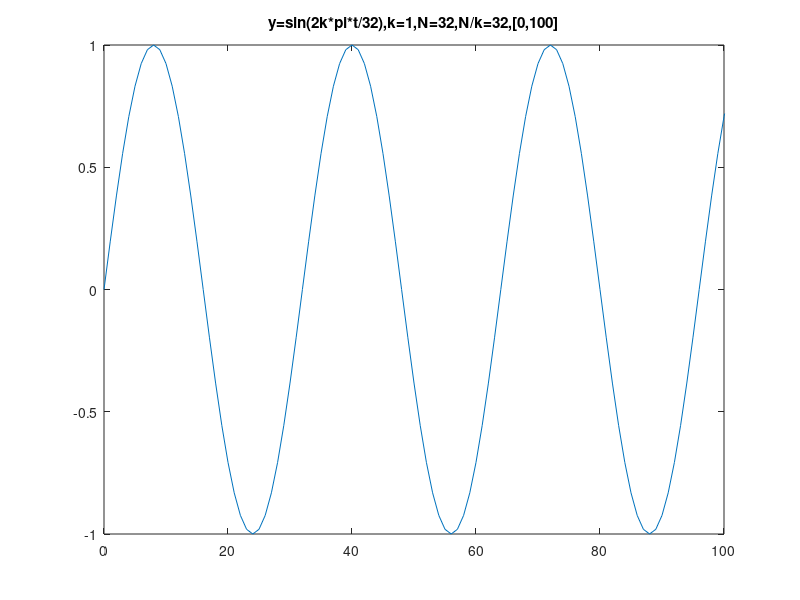
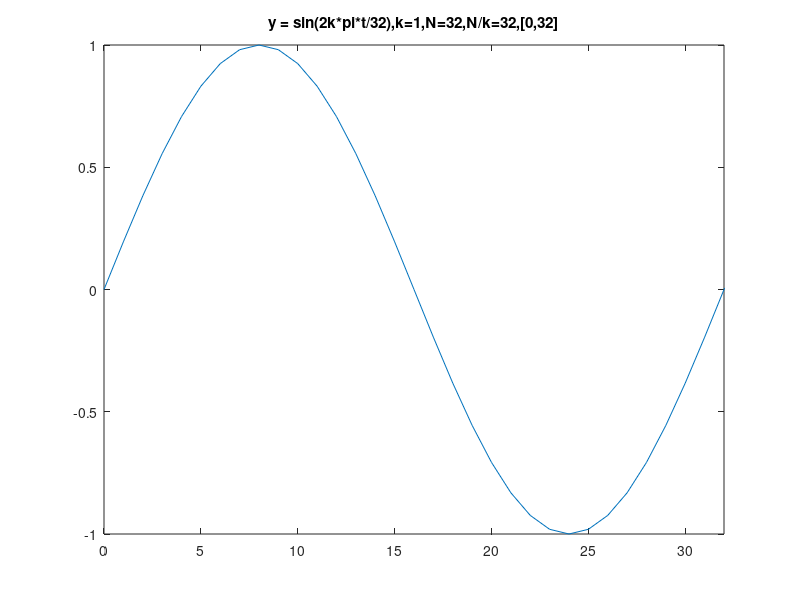
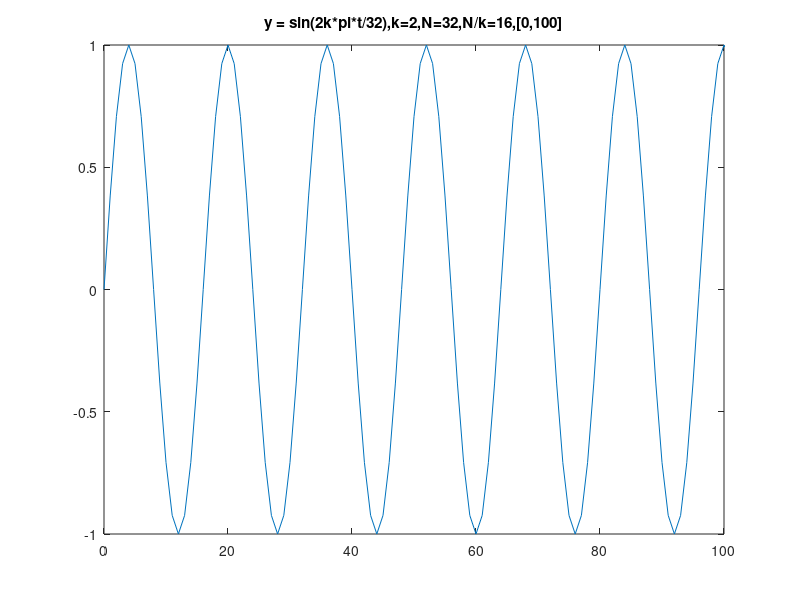
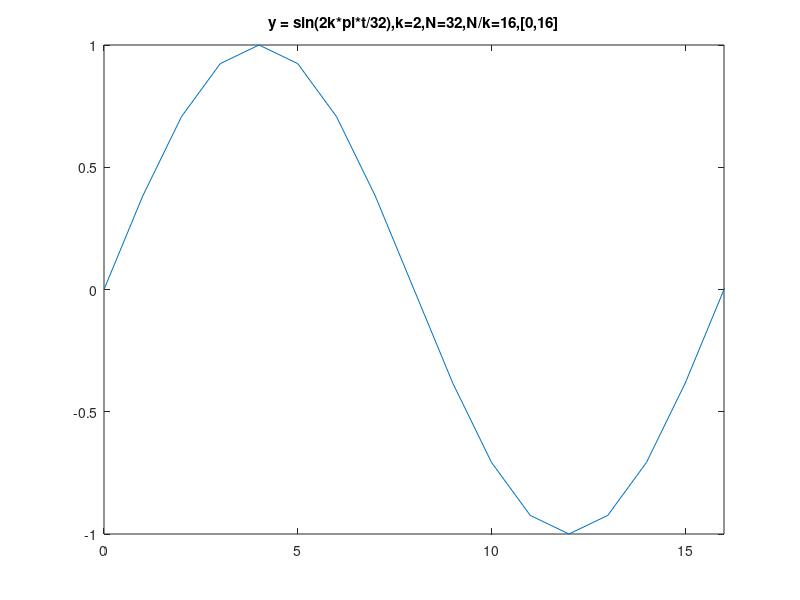

MATLAB code to generate these figures, in order:
%% How to compute the number of samples per cycle in the sinusoid
%% f(t) = 2*k*pi*pi*t/N.
%% The number of samples per cycle N/k.
%% Author: Vladimir Kulyukin

t = [0:511];

%% 32 samples per cycle
%% k=1, N=32 ==> N/k = 32
y = sin(2*pi*t/32);

figure;
plot(t, y);
xlim([0 100]);
title('y=sin(2k*pi*t/32),k=1,N=32,N/k=32,[0,100]');

figure;
plot(t, y);
xlim([0 32]);
title('y = sin(2k*pi*t/32),k=1,N=32,N/k=32,[0,32]');

%% 16 samples per cycle
%% k=2, N=32 ==> 32/2 = 16
y2 = sin(2*2*pi*t/32);

figure;
plot(t, y2);
xlim([0 100]);
title('y = sin(2k*pi*t/32),k=2,N=32,N/k=16,[0,100]');

figure;
plot(t, y2);
xlim([0 16]);
title('y = sin(2k*pi*t/32),k=2,N=32,N/k=16,[0,16]');

%% 8 samples per cycle
%% k=4, N=32 ==> 32/4 = 8
y3 = sin(2*4*pi*t/32);

figure;
plot(t, y3);
xlim([0 100]);
title('y=sin(2k*pi*t/32),k=4,N=32,N/k=8,[0, 100]');

figure;
plot(t, y3);
xlim([0, 8]);
title('y=sin(2k*pi*t/32),k=4,N=32,N/k=8,[0,8]');

%% about 12.8 samples per cycle
%% k=2.5, N=32 ==> 32/2.5 = 12.8 
y4 = sin(2*2.5*pi*t/32);

figure;
plot(t, y4);
xlim([0 100]);
title('y=sin(2k*pi*t/32,k=2.5,N=32,N/k=12.8,[0,100]');

figure;
plot(t, y4);
xlim([0 13]);
title('y=sin(2k*pi*t/32,k=2.5,N=32,N/k=12.8,[0,13]');

y5 = cos(2*pi*t/32);

figure;
plot(t, y5);
xlim([0 100]);
title('y=cos(2k*pi*t/32),k=1,N=32,N/k=32,[0,100]');

figure;
plot(t, y5);
xlim([0 32]);
title('y=cos(2k*pi*t/32),k=1,N=32,N/k=32,[0,32]');

y6 = cos(2*2*pi*t/32);

figure;
plot(t, y6);
xlim([0 100]);
title('y=cos(2k*pi*t/32),k=2,N=32,N/k=16,[0,100]');

figure;
plot(t, y6);
xlim([0 16]);
title('y=cos(2k*pi*t/32),k=2,N=32,N/k=16,[0,32]');

y7 = cos(2*4*pi*t/32);

figure;
plot(t, y7);
xlim([0 100]);
title('y=cos(2k*pi*t/32),k=4,N=32,N/k=8,[0,100]');

figure;
plot(t, y7);
xlim([0 8]);
title('y=cos(2k*pi*t/32),k=4,N=32,N/k=8,[0,8]');

y8 = cos(2*2.5*pi*t/32);

figure;
plot(t, y8);
xlim([0 100]);
title('y=cos(2k*pi*t/32),k=2.5,N=32,N/k=12.8,[0,100]');

figure;
plot(t, y4);
xlim([0 13]);
title('y=cos(2k*pi*t/32),k=2.5,N=32,N/k=12.8,[0,13]');

%% 0.5 samples per cycle
%% k=2, N=32 ==> 1/2 = 0.5 cycles per sample
y9 = sin(2*2*pi*t/512);

figure;
plot(t, y9);
xlim([0 500]);
title('y = sin(2*2*pi*t/512),k=2,N=512,512/2=256,[0,500]');



